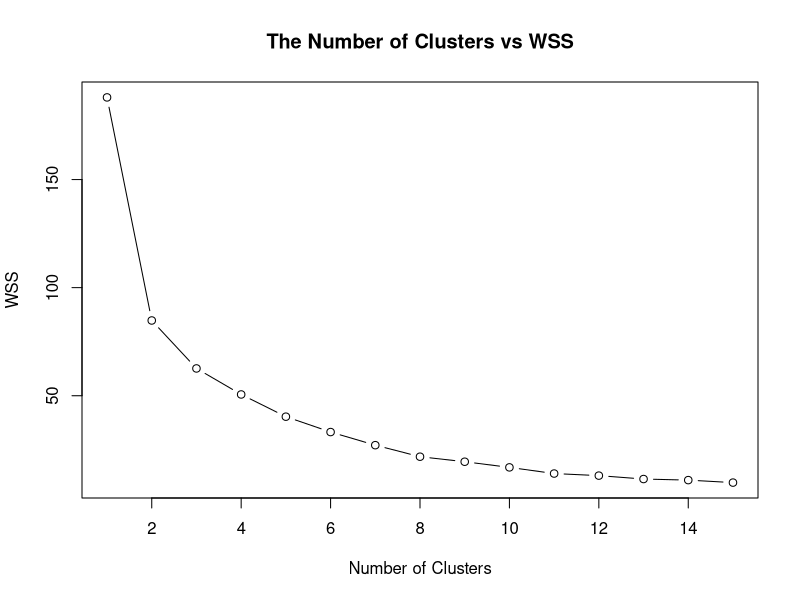
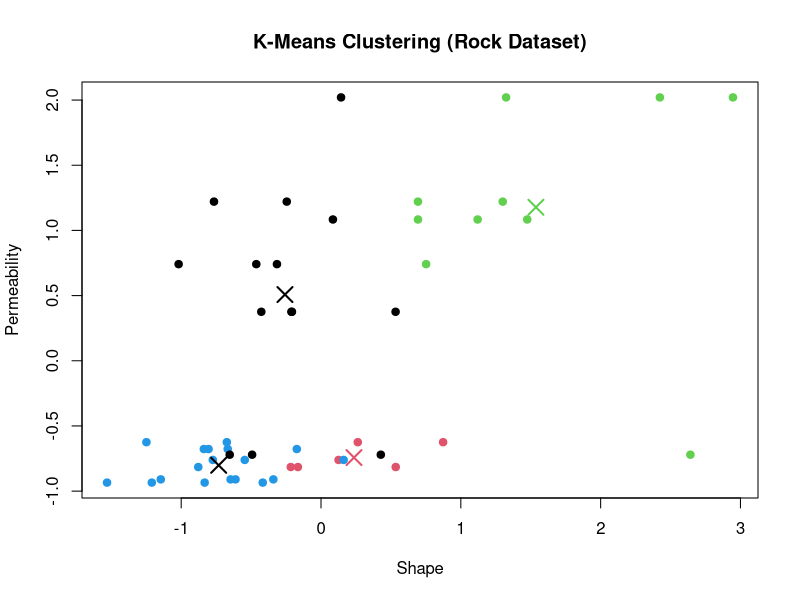

Write the R code that produced these figures, in order.
# Code for k-Means Model in R with kmeans()


# Step 1. Load the dataset

## Load
data(rock)

## Preview the dataset
head(rock)

## View the structure of the dataset
str(rock)


# ---------------------------------------------


# Step 2. Normalise the data

## Scale
rock_scaled <- scale(rock)

## Check the results
summary(rock_scaled)


# ---------------------------------------------


# Step 3. Find the optimal k

## Initialise a vector for within cluster sum of squares (wss)
wss <- numeric(15)

## For-loop through the wss
for (k in 1:15) {
  
  ## Try the k
  km <- kmeans(rock_scaled,
               centers = k,
               nstart = 20)
  
  ## Get WSS for the k
  wss[k] <- km$tot.withinss
}

## Plot the wss
plot(1:15,
     wss,
     type = "b",
     main = "The Number of Clusters vs WSS",
     xlab = "Number of Clusters",
     ylab = "WSS")

## optiomal k = 4
k <- 4


# ---------------------------------------------


# Step 4. Train the model

## Set see for reproducibility
set.seed(500)

## Train the model
km <- kmeans(rock_scaled,
             centers = k,
             nstart = 20)

## Print the model
print(km)

## Print the table
table(km$cluster)


# ---------------------------------------------


# Step 5. Visualise the clusters

## Create a plot
plot(rock_scaled[, c("shape", "perm")], 
     col = km$cluster,
     pch = 19,
     main = "K-Means Clustering (Rock Dataset)",
     xlab = "Shape",
     ylab = "Permeability")

## Add cluster centers
points(km$centers[, c("shape", "perm")], 
       col = 1:3,
       pch = 4,
       cex = 2,
       lwd = 2)